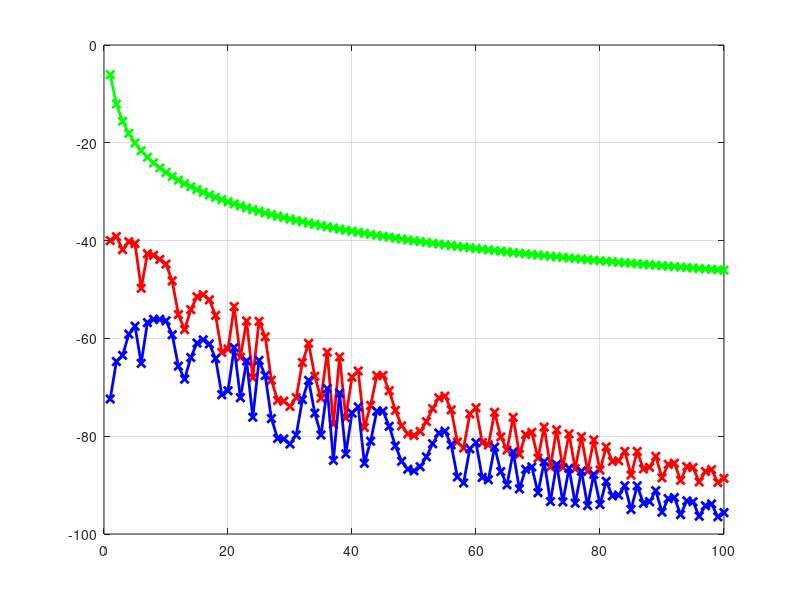

Recreate this plot in MATLAB. (Note: this script raises an error after producing the figure.)
clear all; close all;%
c = 299792458.0;                    % Speed of light in m/s
fc = 2.4e+09;                    % frequency (MHz)
lambda = c/fc;

% In two-ray propagation model
Tx = [0 0];       % Tx location
Rx = zeros(100,2);
Rx(:,1) = 1:1:100;
tss = 30;     % Transmit signal strength (dBm)
ht = 10;      % transmitter height
hr = 20;
d = [];
% rss
rss_omni = [];
rss_dipole = [];
rss_fspl = [];
% est_d
fspl_est_d = [];
tworayo_est_d = [];
tworayd_est_d = [];

idx = 1;
while idx < size(Rx,1) + 1
    %% Variable define
    d(idx) = sqrt((Tx(1) - Rx(idx,1)).^2 + (Tx(2) - Rx(idx,2)).^2);  % horizontal distance btw rx and tx
    los_d(idx) = sqrt((ht-hr).^2 + d(idx).^2);                            % line of sight distance
    ref_d(idx) = sqrt((ht+hr).^2 + d(idx).^2);                            % reflected distance
    los_ang = atan((ht-hr) ./d(idx));                                % line of sight angle
    ref_ang = atan((ht+hr) ./d(idx));                                % reflected angle
    Gt_o = 2; % omni
    Gt_d = (cos(pi .*(lambda./2) .*fc ./c .*sin(los_ang)) - cos(pi .*(lambda./2) .*fc ./c)) ./cos(los_ang); % dipole
    Gr_o = Gt_o;
    Gr_d = Gt_d;
    G_o = Gt_o + Gr_o;       % Combined Antenna gain (dBm)
    G_d = Gt_d + Gr_d;       % Combined Antenna gain (dBm)
    ep = 15;
    sig = 0.1;
    ep0 = ep - 1i.*60.*sig.*lambda;
    gama = (ep0.*sin(ref_ang) - sqrt(ep0 - cos(ref_ang).^2)) ./ (ep0.*sin(ref_ang) + sqrt(ep0 - cos(ref_ang).^2));
    diff = ref_d(idx) - los_d(idx);
    phi = 2 .*pi .*diff ./lambda;
    
    %% Received Signal
    two_ss_o = tss + 20.*log10(lambda./(4.*pi)) + 20.*log(abs(((sqrt(G_o) ./los_d(idx)) + (gama .*sqrt(G_o) .*exp(-1i.*phi)./ref_d(idx)))));  % omni
    two_ss_d = tss + 20.*log10(lambda./(4.*pi)) + 20.*log(abs(((sqrt(G_d) ./los_d(idx)) + (gama .*sqrt(G_d) .*exp(-1i.*phi)./ref_d(idx)))));  % dipole
    fspl_ss_o = tss + G_o + 20.*log10(lambda./(4.*pi.*d(idx)));       % free space path loss model signal strength
    rss_fspl(idx) = fspl_ss_o;
    rss_omni(idx) = two_ss_o;
    rss_dipole(idx) = two_ss_d;

    %% Distance estimation
    % free space path loss model: fspl = tx - rx = 20 .*log10(d) + 20.*log10(fc) + 20.*log10(4.*pi./c)
    fspl_est_d(idx) = 10.^((tss - rss_fspl(idx) + G_o - 20.*log10(fc) - 20.*log10(4.*pi./c))./20) + randn(1);
    % two ray propagation model: pl = tx - rx = 40.*log10(d) - 10.*log10(G.*(ht.^2).*(hr.^2))
    tworayo_est_d(idx) = 10.^((tss - rss_omni(idx) + 10.*log10(G_o.*(ht.^2).*(hr.^2)))./40);
    tworayd_est_d(idx) = 10.^((tss - rss_dipole(idx) + 10.*log10(G_d.*(ht.^2).*(hr.^2)))./40);
    %%
    idx = idx + 1;
end

%% Plot

figure(1)
plot(1:1:100, rss_fspl, 'g-x', 'LineWidth',2); hold on; grid on;
plot(1:1:100, rss_omni, 'r-x', 'LineWidth',2);
plot(1:1:100, rss_dipole, 'b-x', 'LineWidth',2);  
xlabel('Tx - Rx distance (meters)', FontSize=20)
ylabel('RSS', FontSize=20)
legend("FSPL & Omnidirectional", "Two-Ray & Omnidirectional", "Two-Ray & Dipole", FontSize=20);

figure(2)
plot(1:100, d(1:idx-1), 'x', 'LineWidth',2); hold on; grid on;
plot(1:100, fspl_est_d(1:idx-1), 'o', 'LineWidth',2); 
xlabel('i th location index (i=1..100)', FontSize=20)
ylabel('Distance (meter)', FontSize=20)
legend("Real distance (meters)", "Estimated distance (meters)", FontSize=20);

figure(3)
plot(1:100, d(1:idx-1), 'x', 'LineWidth',2); hold on; grid on;
plot(1:100, tworayo_est_d(1:idx-1), 'o', 'LineWidth',2); 
xlabel('i th location index (i=1..100)', FontSize=20)
ylabel('Distance (meter)', FontSize=20)
legend("Real distance (meters)", "Estimated distance (meters)", FontSize=20);

figure(4)
plot(1:100, d(1:idx-1), 'x', 'LineWidth',2); hold on; grid on;
plot(1:100, tworayd_est_d(1:idx-1), 'o', 'LineWidth',2); 
xlabel('i th location index (i=1..100)', FontSize=20)
ylabel('Distance (meter)', FontSize=20)
legend("Real distance (meters)", "Estimated distance (meters)", FontSize=20);
